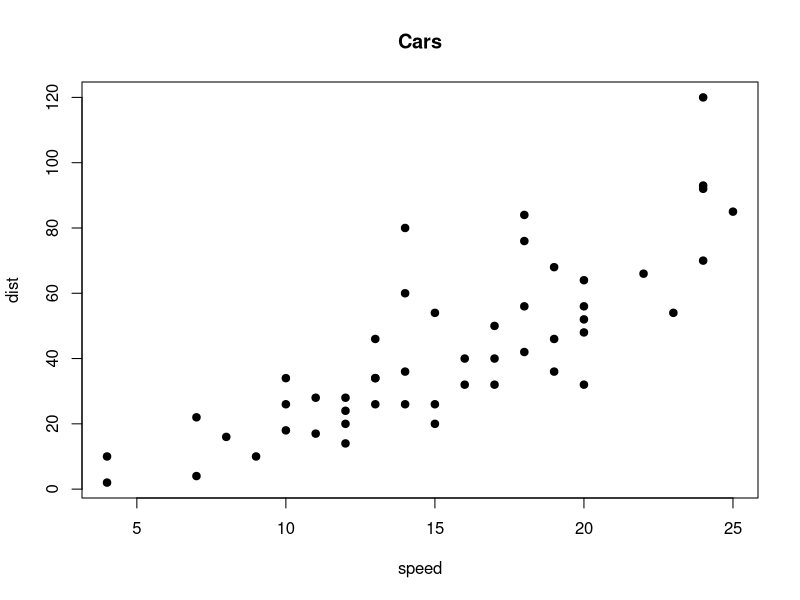

Recreate this plot in R.
## ---- chunk 1
plot(cars, main="Cars", pch=19)
